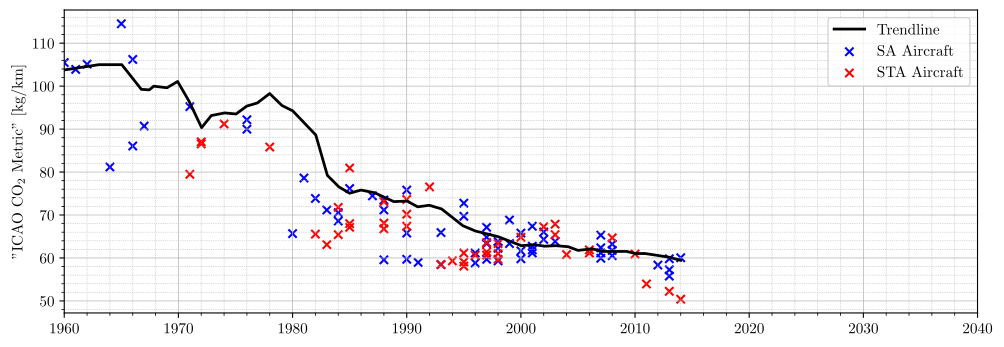

Write Python code to recreate this figure.
#%%
# runs code as interactive cell 
# https://code.visualstudio.com/docs/python/jupyter-support-py

# IMPORTS #######################################

# sys
import os
# plotting
import matplotlib.pyplot as plt
# unit conversion
cm = 1/2.54 # for inches-cm conversion
# time manipulation
from datetime import datetime
# data science
import numpy as np
import pandas as pd

# SETUP #########################################

plt.rcParams.update({
    "text.usetex": True,
    "font.family": "Arial",
    "font.sans-serif": "Computer Modern",
    'font.size': 11
})

# DATA IMPORT ###################################

df_trendline = pd.read_excel(
    io = 'data/data.xlsx', 
    sheet_name = 'trendline',
    usecols = lambda column: column in [
        'year',
        'metric value',
    ],
    dtype={
        'year': float,
        'metric value': float,
    },
    header = 0,
    engine = 'openpyxl',
    decimal='.'
)
df_sa_acft = pd.read_excel(
    io = 'data/data.xlsx', 
    sheet_name = 'sa_acft',
    usecols = lambda column: column in [
        'year',
        'metric value',
    ],
    dtype={
        'year': int,
        'metric value': float,
    },
    header = 0,
    engine = 'openpyxl',
    decimal='.'
)
df_sta_acft = pd.read_excel(
    io = 'data/data.xlsx', 
    sheet_name = 'sta_acft',
    usecols = lambda column: column in [
        'year',
        'metric value',
    ],
    dtype={
        'year': int,
        'metric value': float,
    },
    header = 0,
    engine = 'openpyxl',
    decimal='.'
)

# DATA MANIPULATION #############################

# FIGURE ########################################

# SETUP ######################

fig, ax = plt.subplots(
    num = 'main',
    nrows = 1,
    ncols = 1,
    dpi = 300,
    figsize=(30*cm, 10*cm), # A4=(210x297)mm,
)

# SECONDARY AXES ##############

# AXIS LIMITS ################

ax.set_xlim(1960,2040)

# TICKS AND LABELS ###########

ax.minorticks_on()
ax.tick_params(axis='x', which='minor', bottom=True)

# GRIDS ######################

ax.grid(which='major', axis='y', linestyle='-', linewidth = 0.5)
ax.grid(which='minor', axis='y', linestyle=':', linewidth = 0.5)
ax.grid(which='major', axis='x', linestyle='-', linewidth = 0.5)
ax.grid(which='minor', axis='x', linestyle=':', linewidth = 0.5)

# AXIS LABELS ################

ax.set_ylabel("\"ICAO CO$_2$ Metric\" [kg/km]")

# PLOTTING ###################

ax.plot(
    df_trendline['year'],
    df_trendline['metric value'],
    label = 'Trendline',
    color = 'black',
    linestyle = '-',
    linewidth = 2,
)
ax.scatter(
    df_sa_acft['year'],
    df_sa_acft['metric value'],
    label = 'SA Aircraft',
    color = 'blue',
    marker = 'x',
)
ax.scatter(
    df_sta_acft['year'],
    df_sta_acft['metric value'],
    label = 'STA Aircraft',
    color = 'red',
    marker = 'x',
)


# LEGEND ####################

ax.legend(
    loc = 'upper right',
)

# EXPORT #########################################

file_path = os.path.abspath(__file__)
file_name = os.path.splitext(os.path.basename(file_path))[0]
figure_name: str = str(file_name + '.pdf')

plt.savefig(
    fname = figure_name,
    format="pdf",
    bbox_inches='tight',
    transparent = False
)
